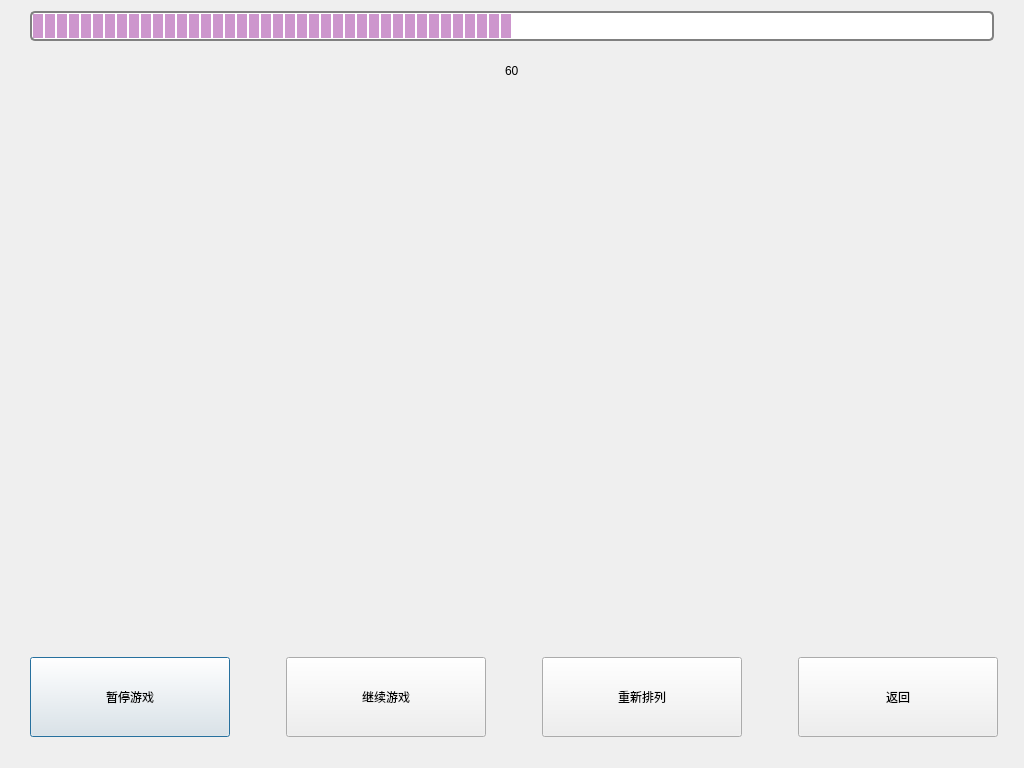
<?xml version="1.0" encoding="UTF-8"?>
<ui version="4.0">
 <class>RunGame</class>
 <widget class="QDialog" name="RunGame">
  <property name="geometry">
   <rect>
    <x>0</x>
    <y>0</y>
    <width>1024</width>
    <height>768</height>
   </rect>
  </property>
  <property name="minimumSize">
   <size>
    <width>1024</width>
    <height>768</height>
   </size>
  </property>
  <property name="windowTitle">
   <string>Dialog</string>
  </property>
  <property name="styleSheet">
   <string notr="true">QDialog {
	border-image: url(:/Background/Resources/RunGame/Background/default.png);
}</string>
  </property>
  <layout class="QVBoxLayout" name="verticalLayout">
   <property name="spacing">
    <number>20</number>
   </property>
   <property name="leftMargin">
    <number>30</number>
   </property>
   <property name="rightMargin">
    <number>30</number>
   </property>
   <item>
    <layout class="QVBoxLayout" name="verticalLayout_3">
     <item>
      <widget class="QProgressBar" name="progressBar_time">
       <property name="minimumSize">
        <size>
         <width>800</width>
         <height>30</height>
        </size>
       </property>
       <property name="styleSheet">
        <string notr="true">QProgressBar {
    color : solid gray;
    border: 2px solid gray;
    border-radius: 5px;
    padding: 0px;
    text-align : center ;
}
QProgressBar::chunk {
        background-color:#CD96CD;
        width:10px;
        margin:0.5px;
}</string>
       </property>
       <property name="maximum">
        <number>10000</number>
       </property>
       <property name="value">
        <number>5000</number>
       </property>
       <property name="textVisible">
        <bool>false</bool>
       </property>
       <property name="orientation">
        <enum>Qt::Horizontal</enum>
       </property>
      </widget>
     </item>
     <item>
      <layout class="QHBoxLayout" name="horizontalLayout">
       <item>
        <spacer name="horizontalSpacer">
         <property name="orientation">
          <enum>Qt::Horizontal</enum>
         </property>
         <property name="sizeHint" stdset="0">
          <size>
           <width>40</width>
           <height>20</height>
          </size>
         </property>
        </spacer>
       </item>
       <item>
        <widget class="QLabel" name="label_time_number">
         <property name="styleSheet">
          <string notr="true">QLabel {
        font: 12pt &quot;微软雅黑&quot;;
}</string>
         </property>
         <property name="text">
          <string>60</string>
         </property>
        </widget>
       </item>
       <item>
        <spacer name="horizontalSpacer_2">
         <property name="orientation">
          <enum>Qt::Horizontal</enum>
         </property>
         <property name="sizeHint" stdset="0">
          <size>
           <width>40</width>
           <height>20</height>
          </size>
         </property>
        </spacer>
       </item>
      </layout>
     </item>
    </layout>
   </item>
   <item>
    <widget class="QWidget" name="widget" native="true">
     <property name="sizePolicy">
      <sizepolicy hsizetype="Expanding" vsizetype="Expanding">
       <horstretch>0</horstretch>
       <verstretch>0</verstretch>
      </sizepolicy>
     </property>
     <property name="minimumSize">
      <size>
       <width>300</width>
       <height>300</height>
      </size>
     </property>
     <property name="maximumSize">
      <size>
       <width>16777215</width>
       <height>16777215</height>
      </size>
     </property>
    </widget>
   </item>
   <item>
    <layout class="QHBoxLayout" name="horizontalLayout_3">
     <property name="bottomMargin">
      <number>20</number>
     </property>
     <item>
      <spacer name="horizontalSpacer_3">
       <property name="orientation">
        <enum>Qt::Horizontal</enum>
       </property>
       <property name="sizeHint" stdset="0">
        <size>
         <width>40</width>
         <height>20</height>
        </size>
       </property>
      </spacer>
     </item>
     <item>
      <layout class="QHBoxLayout" name="horizontalLayout_2">
       <property name="spacing">
        <number>60</number>
       </property>
       <item>
        <widget class="QPushButton" name="btn_pause">
         <property name="minimumSize">
          <size>
           <width>200</width>
           <height>80</height>
          </size>
         </property>
         <property name="maximumSize">
          <size>
           <width>200</width>
           <height>80</height>
          </size>
         </property>
         <property name="styleSheet">
          <string notr="true">
QPushButton {
	border-image: url(:/Button/Resources/RunGame/Button/btn_menu_normal.png);
	font: 75 18pt &quot;华文彩云&quot;;
}
QPushButton:hover {
	border-image: url(:/Button/Resources/RunGame/Button/btn_menu_hover.png);
    color: rgb(240, 20, 30);
}
QPushButton:pressed {
    padding-left: 5px;
    padding-top: 5px;
    color: rgb(150, 10, 20);
}
</string>
         </property>
         <property name="text">
          <string>暂停游戏</string>
         </property>
        </widget>
       </item>
       <item>
        <widget class="QPushButton" name="btn_continue">
         <property name="minimumSize">
          <size>
           <width>200</width>
           <height>80</height>
          </size>
         </property>
         <property name="maximumSize">
          <size>
           <width>200</width>
           <height>80</height>
          </size>
         </property>
         <property name="styleSheet">
          <string notr="true">
QPushButton {
	border-image: url(:/Button/Resources/RunGame/Button/btn_menu_normal.png);
	font: 75 18pt &quot;华文彩云&quot;;
}
QPushButton:hover {
	border-image: url(:/Button/Resources/RunGame/Button/btn_menu_hover.png);
    color: rgb(240, 20, 30);
}
QPushButton:pressed {
    padding-left: 5px;
    padding-top: 5px;
    color: rgb(150, 10, 20);
}
</string>
         </property>
         <property name="text">
          <string>继续游戏</string>
         </property>
        </widget>
       </item>
       <item>
        <widget class="QPushButton" name="btn_rearrange">
         <property name="minimumSize">
          <size>
           <width>200</width>
           <height>80</height>
          </size>
         </property>
         <property name="maximumSize">
          <size>
           <width>200</width>
           <height>80</height>
          </size>
         </property>
         <property name="styleSheet">
          <string notr="true">
QPushButton {
	border-image: url(:/Button/Resources/RunGame/Button/btn_menu_normal.png);
	font: 75 18pt &quot;华文彩云&quot;;
}
QPushButton:hover {
	border-image: url(:/Button/Resources/RunGame/Button/btn_menu_hover.png);
    color: rgb(240, 20, 30);
}
QPushButton:pressed {
    padding-left: 5px;
    padding-top: 5px;
    color: rgb(150, 10, 20);
}
</string>
         </property>
         <property name="text">
          <string>重新排列</string>
         </property>
        </widget>
       </item>
       <item>
        <widget class="QPushButton" name="btn_back">
         <property name="minimumSize">
          <size>
           <width>200</width>
           <height>80</height>
          </size>
         </property>
         <property name="maximumSize">
          <size>
           <width>200</width>
           <height>80</height>
          </size>
         </property>
         <property name="styleSheet">
          <string notr="true">
QPushButton {
	border-image: url(:/Button/Resources/RunGame/Button/btn_menu_normal.png);
	font: 75 18pt &quot;华文彩云&quot;;
}
QPushButton:hover {
	border-image: url(:/Button/Resources/RunGame/Button/btn_menu_hover.png);
    color: rgb(240, 20, 30);
}
QPushButton:pressed {
    padding-left: 5px;
    padding-top: 5px;
    color: rgb(150, 10, 20);
}
</string>
         </property>
         <property name="text">
          <string>返回</string>
         </property>
        </widget>
       </item>
      </layout>
     </item>
     <item>
      <spacer name="horizontalSpacer_4">
       <property name="orientation">
        <enum>Qt::Horizontal</enum>
       </property>
       <property name="sizeHint" stdset="0">
        <size>
         <width>40</width>
         <height>20</height>
        </size>
       </property>
      </spacer>
     </item>
    </layout>
   </item>
  </layout>
 </widget>
 <resources/>
 <connections/>
</ui>
